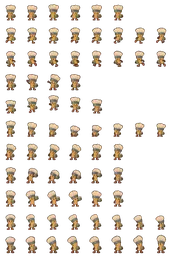
#> input picture App/PaintByNumber/Resources/pet-enchanted-workshop.webp, 172 x 256 px, shrunk from 1536 x 2288 before the run, given in place of raster.ppm, which was not available
$ python clip_rmap.py ../../App/PaintByNumber/Resources ../../App/PaintByNumber/Resources/pet-glassblower.webp 5
#> lines starting #> are read from the running program, lines starting #| are printed output that depends on the picture; after the words box and inside, x2 and y2 are one past the last pixel; in counts of white or black regions, pixels touching at a corner belong together; pictures that were not available may be replaced by others from this repository, and a replacement may not be noted
"""A relief-only tilt sweep of the whole painting, with the relief built from the template's region map
(canvas units, scaled up smoothly): what PaintCore would have, and free of the SVG edge band's
serration. Brush marks for subtle and strong are added at the render's scale."""
import io, os, sys
import cairosvg
import numpy as np
from PIL import Image, ImageDraw, ImageFont
from scipy import ndimage
sys.path.insert(0, os.path.dirname(__file__))
import impasto as im

src, out = sys.argv[1], sys.argv[2]
frames = int(sys.argv[3])
raster = np.asarray(Image.open(os.path.join(src, "raster.ppm")).convert("RGB")).astype(np.int64)
H, W = raster.shape[:2]
#> H = 256; W = 172
key = raster[..., 0] * 65536 + raster[..., 1] * 256 + raster[..., 2]
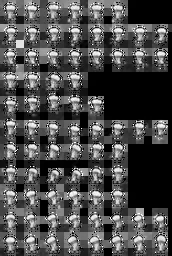
#> key: shape (256, 172) int64; min 0, max 16777215, mean 5055045.5; drawn with min black and max white
labels = np.zeros(key.shape, np.int64)
n = 0
for k in np.unique(key):
    lab, c = ndimage.label(key == k)
    labels[lab > 0] = lab[lab > 0] + n
    n += c
#> this loop made 22307 passes
#> (k, c, n) on passes 12 to 14: (256, 82, 373), (258, 5, 378), (260, 1, 379)
#> pass 1, `lab, c = ndimage.label(key == k)`:
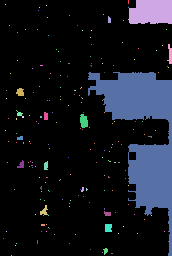
#> lab: shape (256, 172) int32; 202 distinct labels, from 0 to 201; one colour per label, 0 black
#> pass 2, `lab, c = ndimage.label(key == k)`:
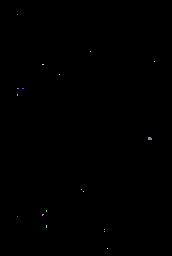
#> lab: shape (256, 172) int32; 19 distinct labels, from 0 to 18; one colour per label, 0 black
#> after the loop:
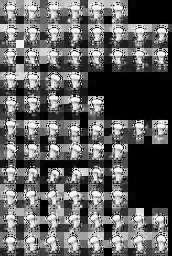
#> labels: shape (256, 172) int64; min 1, max 32287, mean 12428.2; drawn with min black and max white
#> after the loop, n = 32287
edge = np.zeros(key.shape, bool)
edge[:, 1:] |= labels[:, 1:] != labels[:, :-1]
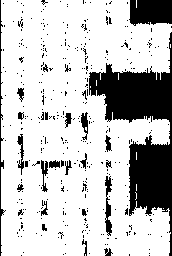
#> edge: shape (256, 172) bool; 77.3% white; 365 black regions (339 under 20 px), largest, box (x1, y1, x2, y2) and area: (89, 32, 172, 256) 6556, (129, 0, 172, 26) 987, (0, 0, 6, 256) 323
edge[1:, :] |= labels[1:, :] != labels[:-1, :]
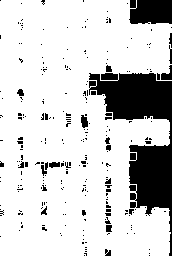
#> edge: shape (256, 172) bool; 81.1% white; 262 black regions (241 under 20 px), largest, box (x1, y1, x2, y2) and area: (89, 73, 172, 256) 5847, (129, 0, 172, 24) 970, (161, 65, 172, 80) 91
d1 = ndimage.distance_transform_edt(~edge)
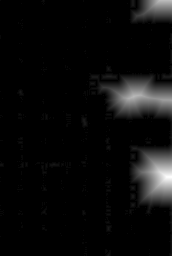
#> d1: shape (256, 172) float64; min 0, max 31.26, mean 1.4; drawn with min black and max white


def relief(strength):
    h1 = strength * (1 - np.exp(-d1 / 1.75))
    h1 = ndimage.gaussian_filter(h1, 0.8)
    return np.asarray(Image.fromarray(h1.astype(np.float32)).resize((W * 2, H * 2), Image.BICUBIC))


#> (the run stopped early here; a loop or call above may not have finished)
